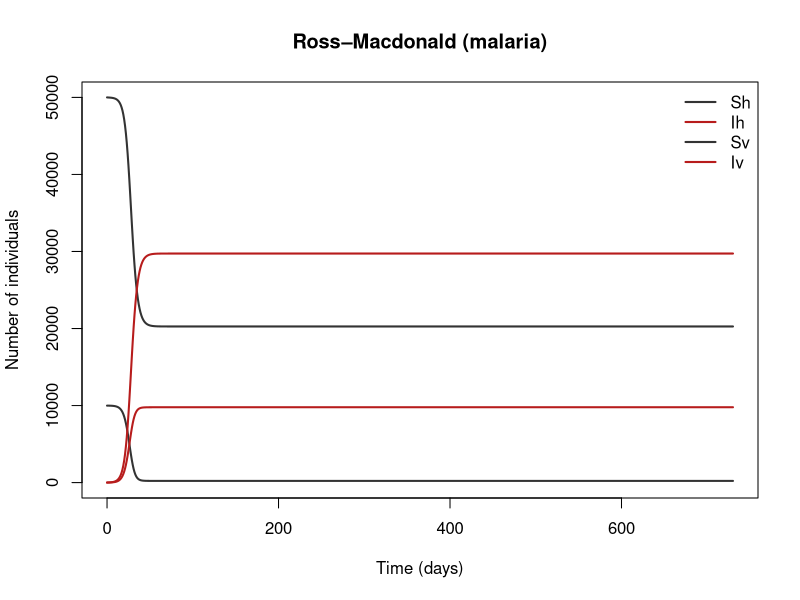
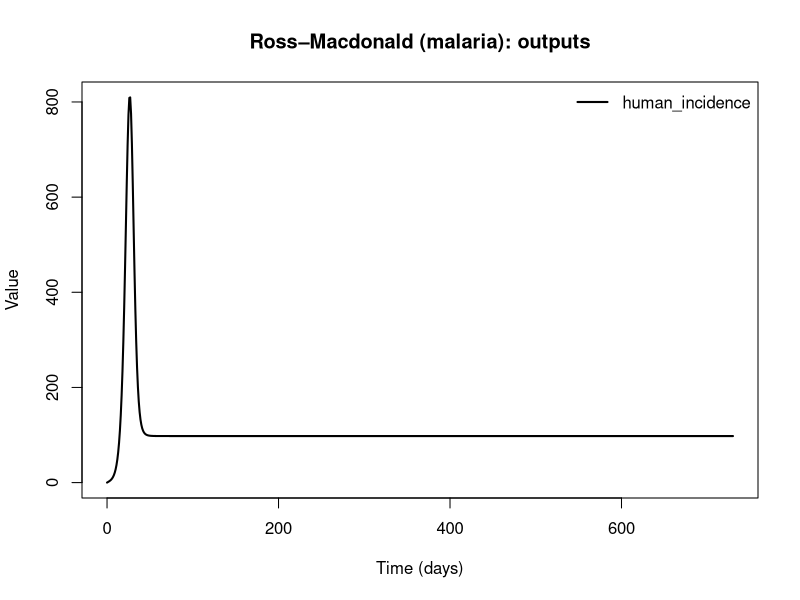

Generate these figures, in order, with R:
## Ross–Macdonald (malaria)
## SIS humans and SI mosquitoes. Two separate populations, so totals are defined as variables.
## Reference: Smith et al. (2012), PLoS Pathogens 8:e1002588; Anderson & May (1991), Infectious Diseases of Humans, ch. 14
##
## Generated from a compartmental model diagram (model format v1).
## Regenerating from the same diagram always gives this exact file.
##
## Compartments: Sh, Ih, Sv, Iv
## Flows (time unit: days):
##   Sh -> Ih         : lam_h * Sh
##   Ih -> Sh         : r * Ih
##   (outside) -> Sv  : g * Nv
##   Sv -> Iv         : lam_v * Sv
##   Sv -> (outside)  : g * Sv
##   Iv -> (outside)  : g * Iv

library(deSolve)

# ---- Time ------------------------------------------------------------
times <- seq(0, 730, by = 1)  # days

# ---- Parameters ------------------------------------------------------
parameters <- c(
  a = 0.3,      # human bites per mosquito per day
  b = 0.5,      # probability an infectious bite infects a human
  cv = 0.5,     # probability a mosquito is infected biting an infected human
  r = 1 / 100,  # human recovery rate per day
  g = 1 / 10    # mosquito death rate per day
)

# ---- Initial conditions ----------------------------------------------
state <- c(
  Sh = 9990,   # Susceptible humans
  Ih = 10,     # Infected humans
  Sv = 50000,  # Susceptible mosquitoes
  Iv = 0       # Infectious mosquitoes
)

# ---- Model equations -------------------------------------------------
ross_macdonald_model <- function(t, state, parameters) {
  with(as.list(c(state, parameters)), {
    # Derived quantities
    Nh <- Sh + Ih              # human population
    Nv <- Sv + Iv              # mosquito population
    lam_h <- a * b * Iv / Nh   # force of infection on humans
    lam_v <- a * cv * Ih / Nh  # force of infection on mosquitoes

    # Flows recorded as outputs
    human_incidence <- lam_h * Sh

    # Rates of change
    dSh <- -lam_h * Sh + r * Ih
    dIh <- lam_h * Sh - r * Ih
    dSv <- g * Nv - lam_v * Sv - g * Sv
    dIv <- lam_v * Sv - g * Iv

    list(c(dSh, dIh, dSv, dIv), c(human_incidence = human_incidence))
  })
}

# ---- Solve -----------------------------------------------------------
out <- ode(y = state, times = times, func = ross_macdonald_model, parms = parameters)
out <- as.data.frame(out)

# ---- Plot ------------------------------------------------------------
compartment_cols <- c(Sh = "#333333", Ih = "#B71C1C", Sv = "#333333", Iv = "#B71C1C")
matplot(out$time, out[, names(compartment_cols)], type = "l", lty = 1, lwd = 2,
        col = compartment_cols, xlab = "Time (days)", ylab = "Number of individuals",
        main = "Ross–Macdonald (malaria)")
legend("topright", legend = names(compartment_cols), col = compartment_cols,
       lty = 1, lwd = 2, bty = "n")

output_names <- c("human_incidence")
matplot(out$time, out[, output_names, drop = FALSE], type = "l", lty = 1, lwd = 2,
        col = seq_along(output_names), xlab = "Time (days)", ylab = "Value",
        main = "Ross–Macdonald (malaria): outputs")
legend("topright", legend = output_names, col = seq_along(output_names),
       lty = 1, lwd = 2, bty = "n")
